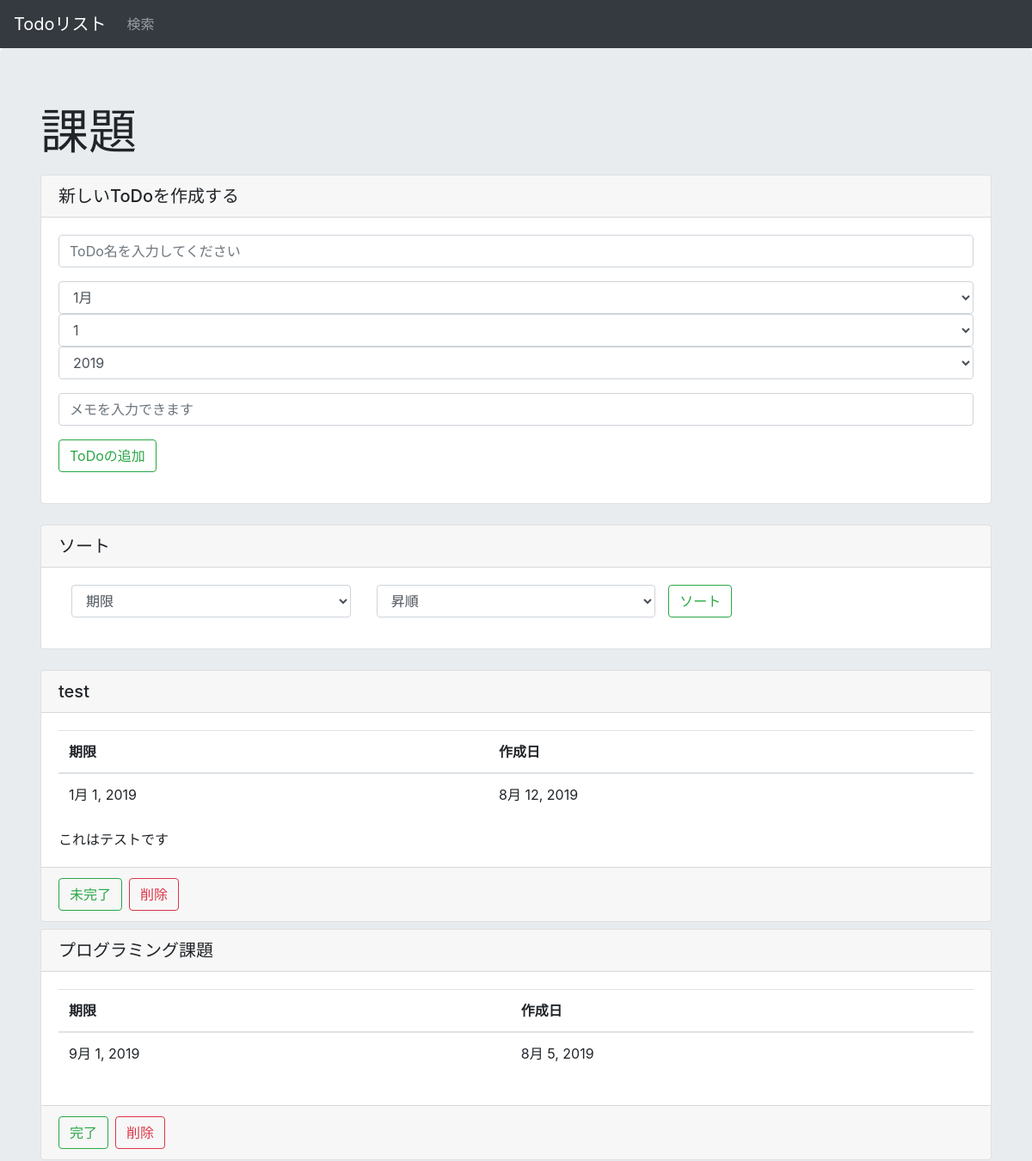
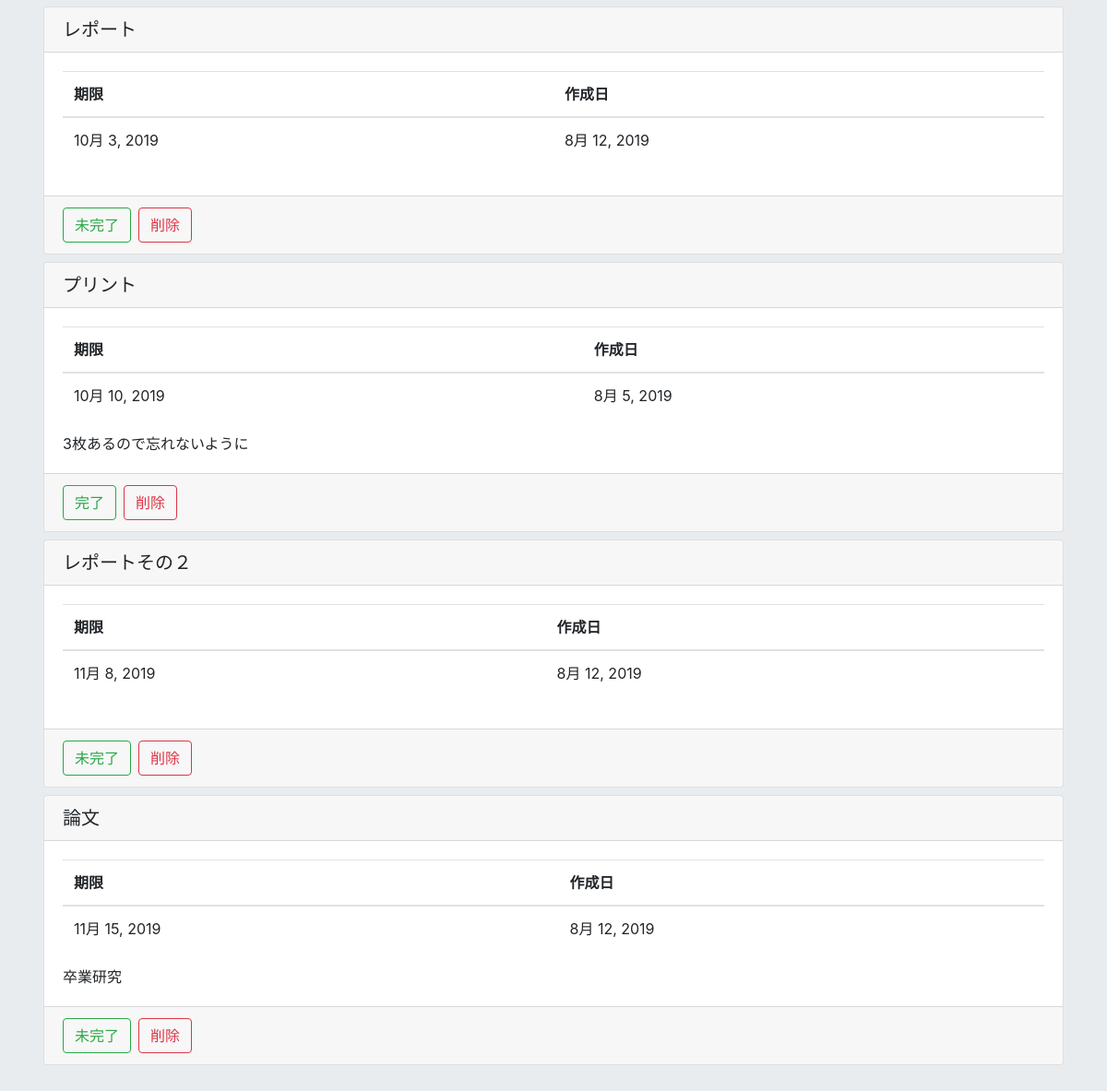
/list/20, run on the app's committed database (2 pictures, top to bottom).
### todo/models.py (models this page shows)
class List(models.Model):
    title = models.CharField(max_length=200)
    create_date = models.DateField(default=timezone.now)

class Task(models.Model):
    title = models.CharField(max_length=200)
    text = models.TextField()
    create_date = models.DateField(default=timezone.now)
    deadline_date = models.DateField(blank=True, null=True)
    completed = models.BooleanField(default=False)
    list = models.ForeignKey(List, on_delete=models.CASCADE)

### todo/views.py (the view, shortened to what this page needs)
# urls.py: path('list/<int:list_id>', views.list, name="list"),
def list(request, list_id):
    listdata = List.objects.get(id=list_id)
    taskdata = Task.objects.filter(list=listdata)
    status = False  #Trueならば「新しいToDoが作成されました」の表示
    for t in taskdata:
        if 'status_' + str(t.id) in request.POST:
            if t.completed:
                t.completed = False
            elif not t.completed:
                t.completed = True
            t.save()
            break
        elif 'delete_' + str(t.id) in request.POST:
            t.delete()
            taskdata = Task.objects.filter(list=listdata)
            break
    form = TaskForm(request.POST or None)
    sort_target = 'deadline_date'
    order_sort_target = 'deadline_date'
    sort = 'ascending'
    taskdata = Task.objects.filter(list=listdata).order_by(order_sort_target)#タスクの追加や削除、変更の反映の為にもう一度代入
    params = {
        'id': list_id,
        'listdata': listdata,
        'taskdata': taskdata,
        'form': form,
        'status': status,
        'sort_target': sort_target,
        'sort': sort,
    }
    return render(request, 'todo/list.html', params)

### todo/forms.py
class TaskForm(forms.Form):
    title = forms.CharField(max_length=100, label='', widget=forms.TextInput(attrs={'class':'form-control','placeholder': 'ToDo名を入力してください'}))
    deadline_date = forms.DateField(label='', widget=forms.SelectDateWidget(attrs={'class':'form-control', 'type':'date'}))
    text = forms.CharField(max_length=1000, required=False, label='', widget=forms.TextInput(attrs={'class':'form-control','placeholder': 'メモを入力できます'}))

### todo/templates/todo/list.html (shortened to what this page needs)
{% extends "todo/base.html" %}
{% block content %}
<div class="jumbotron">
    <div class="container">
        <p class="display-4">{{listdata.title}}</p>
        <form method = "post">
            <div class="card mb-4">
                <h5 class="card-header">新しいToDoを作成する</h5>
                <div class="card-body">
                        <div class = "form-group">
                            <div class = "mb-3">
                                {{form.title}}
                            </div>
                            <div class = "mb-3">
                                {{form.deadline_date}}
                            </div>
                            <div class = "mb-3">
                                {{form.text}}
                            </div>
                            <button class="btn btn-outline-success my-2 my-sm-0" type="submit" name="submit">ToDoの追加</button>
                        </div>
                </div>
            </div>
        </form>
        <form method = "post">
            <div class="card mb-4">
                <h5 class="card-header">ソート</h5>
                <div class="card-body">
                        <div class = "form-group">
                            <div class="container">
                                <div class="row">
                                <div class="col-4">
                                        <select name="sort1" class="form-control">
                                            {% if sort_target == "create_date" %}
                                                <option selected>作成日</option>
                                                <option>期限</option>
                                            {% elif sort_target == "deadline_date" %}
                                                <option selected>期限</option>
                                            {% endif %}
                                        </select>
                                    </div>
                                    <div class="col-4">
                                        <select name="sort2" class="form-control">
                                            {% if sort == "ascending" %}
                                                <option selected>昇順</option>
                                            {% elif sort == "descending" %}
                                                <option>昇順</option>
                                                <option selected>降順</option>
                                            {% endif %}
                                        </select>
                                    </div>
                                    <button class="btn btn-outline-success my-2 my-sm-0" type="submit" name="sort_task">
                                        ソート
                                    </button>
                                </div>
                            </div>
                        </div>
                </div>
            </div>
        </form>
        {% if not taskdata %}
            <div class="alert alert-danger" role="alert">登録されたToDoはございません</div>
        {% else %}
            {% for i in taskdata %}
            <div class="card mb-2">
                <h5 class="card-header">{{i.title}}</h5>
                <div class="card-body">
                <table class="table">
                    <thead>
                        <tr>
                            <th>期限</th>
                            <th>作成日</th>
                        </tr>
                    </thead>
                    <tbody>
                        <tr>
                            <td>{{i.deadline_date}}</td>
                            <td>{{i.create_date}}</td>
                        </tr>
                </table>
                <p class="card-text">{{i.text}}</p>
                </div>
                <div class="card-footer">
                    <div class="container">
                        <div class="row">
                            <form method="post" class="mr-2">
                                <button class="btn btn-outline-success my-2 my-sm-0" type="submit" name="status_{{i.id}}">
                                    {% if i.completed %}
                                        完了
                                    {% else %}
                                        未完了
                                    {% endif %}
                                </button>
                            </form>
                            <button type="button" class="btn btn-outline-danger my-2 my-sm-0 " data-toggle="modal" data-target="#deleteModal_{{i.id}}">
                            削除
                            </button>
                        </div>
                    </div>
                </div>
            </div>
            {% endfor %}
        {% endif %}
    </div>
</div>
{% endblock %}

### data on the page
List: title "課題"
Task: title "test", deadline_date "1月 1, 2019", create_date "8月 12, 2019", text "これはテストです", completed "未完了"
Task: title "プログラミング課題", deadline_date "9月 1, 2019", create_date "8月 5, 2019", completed "完了"
Task: title "レポート", deadline_date "10月 3, 2019", create_date "8月 12, 2019", completed "未完了"
Task: title "プリント", deadline_date "10月 10, 2019", create_date "8月 5, 2019", text "3枚あるので忘れないように", completed "完了"
Task: title "レポートその２", deadline_date "11月 8, 2019", create_date "8月 12, 2019", completed "未完了"
Task: title "論文", deadline_date "11月 15, 2019", create_date "8月 12, 2019", text "卒業研究", completed "未完了"
